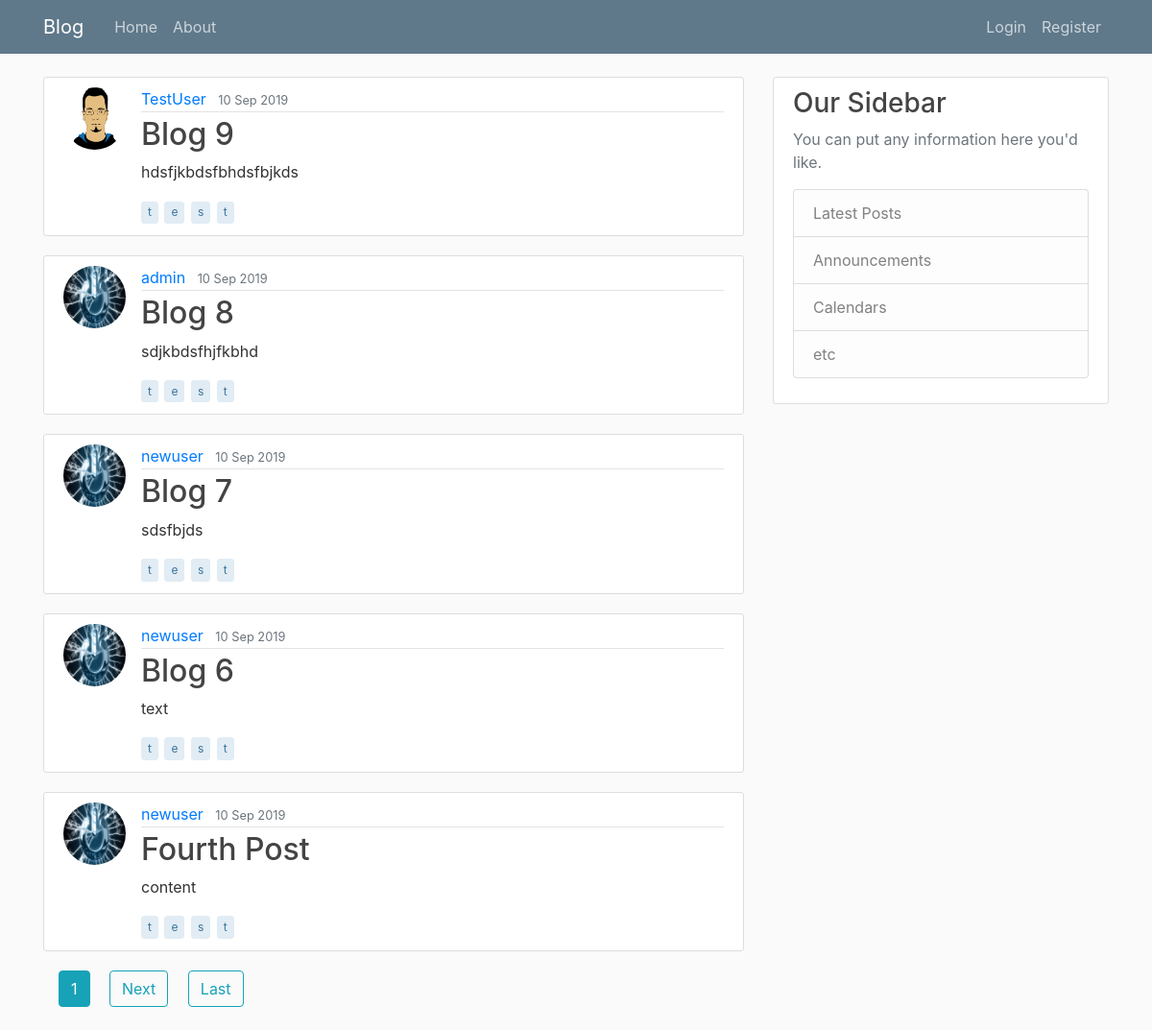
The page /blog/ on the database as committed earlier.
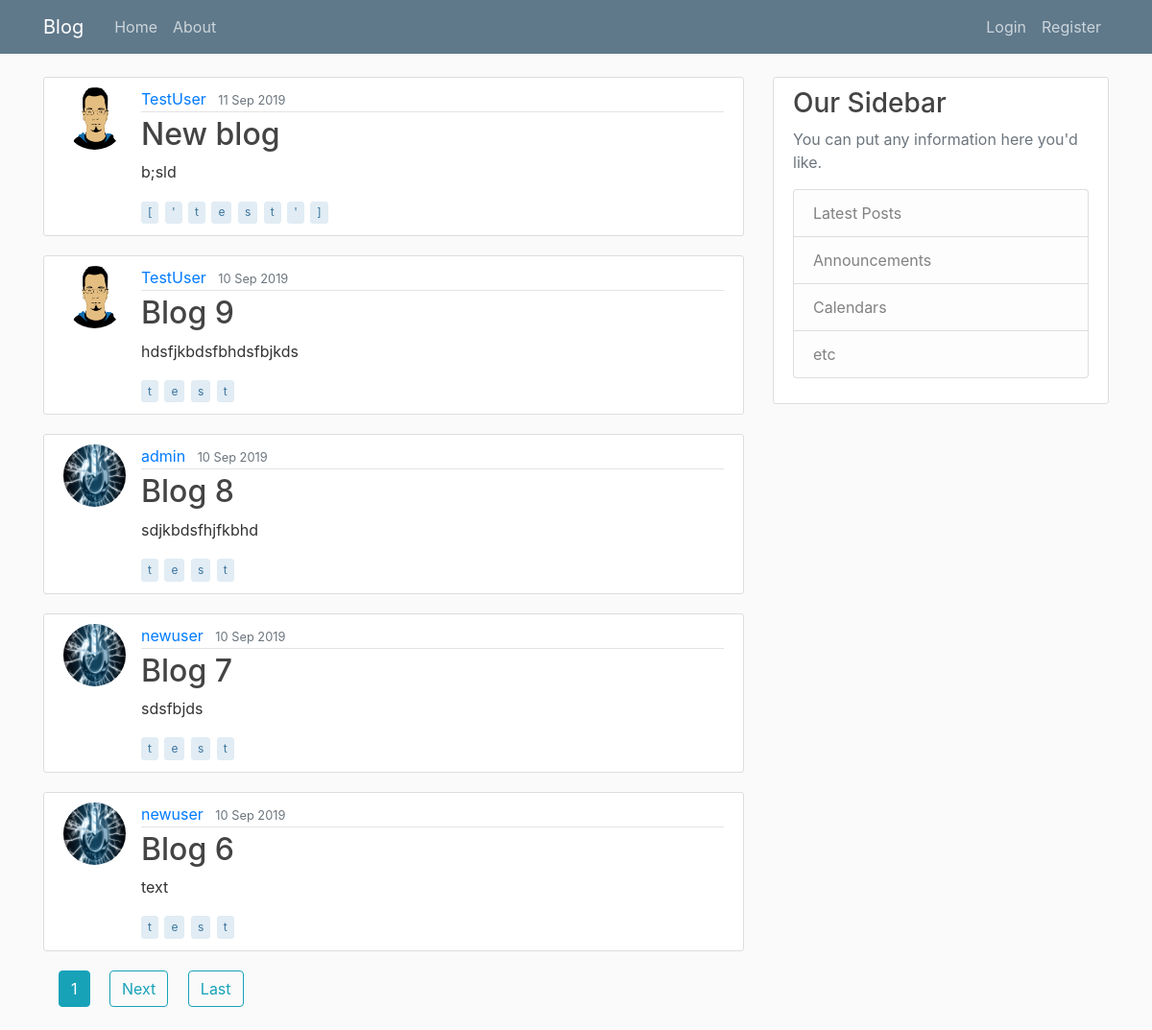
The same page on the database as committed later.
### Blog/models.py (models this page shows, shortened)
class Post(models.Model):
    title = models.CharField(max_length=80, unique=True)
    slug = models.SlugField(default='', max_length=80)
    content = models.TextField()
    tags = models.CharField(max_length=80, blank=True)
    date_posted = models.DateTimeField(default=timezone.now)
    last_updated = models.DateTimeField(auto_now=True)
    author = models.ForeignKey(User, null=True, on_delete=models.SET_NULL)
    publish = models.BooleanField(default=False)

### Users/models.py (models this page shows, shortened)
class Profile(models.Model):
    user = models.OneToOneField(User, on_delete=models.CASCADE)
    bio = models.CharField(null=True, max_length=140, blank=True)
    image = models.ImageField(default='default.jpg', upload_to='profile_pics', blank=True)
    public = models.BooleanField(default=False)
    website = models.CharField(null=True, blank=True, max_length=80)
    location = models.CharField(null=True, max_length=200, blank=True)
    join_date = models.DateTimeField(auto_now_add=True)

### Blog/views.py (the view)
# urls.py: path('', PostListView.as_view(), name='home'),
class PostListView(ListView):
    template_name = 'Blog/home.html'   # <app>/<model>_<viewtype>.html
    context_object_name = 'posts'
    queryset = Post.objects.filter(publish=True)
    ordering = ['-date_posted']
    paginate_by = 5

### Blog/templates/Blog/home.html (shortened to what this page needs)
{% extends "Blog/base.html" %}
{% block content %}
{% for post in posts %}
<article class="media content-section">
    <img class="rounded-circle article-img" src="{{ post.author.profile.image.url }}">
    <div class="media-body">
        <div class="article-metadata">
            <a class="mr-2" href="{% url 'Blog:user-posts' post.author.username %}">{{ post.author }}</a>
            <small class="text-muted">{{ post.date_posted|date:"j M Y" }}</small>
        </div>
        <h2><a class="article-title" href="{% url 'Blog:post-detail' post.slug %}">{{ post.title }}</a></h2>
        <p class="article-content">{{ post.content }}</p>
        {% for tag in post.tags|make_list %}
            <p class="article-tags">{{ tag }}</p>
        {% endfor %}
    </div>
</article>
{% endfor %}
{% if is_paginated %}
    {% for num in page_obj.paginator.page_range %}
        {% if page_obj.number == num %}
        <a class="btn btn-info ml-3 mb-4" href="?page={{num}}">{{num}}</a>
        {% elif num > obj.page_obj.number|add:'-3' and num > obj.page_obj.number|add:'3' %}
            <a class="btn btn-outline-info ml-3 mb-4" href="?page={{num}}">{{num}}</a>
        {% endif %}
    {% endfor %}
    {% if page_obj.has_next %}
        <a class="btn btn-outline-info ml-3 mb-4" href="?page={{ page_obj.next_page_number }}">Next</a>
        <a class="btn btn-outline-info ml-3 mb-4" href="?page={{ page_obj.paginator.num_pages }}">Last</a>
    {% endif %}
{% endif %}
{% endblock content %}

### Blog/templates/Blog/base.html (shortened to what this page needs)
{% load static %}
<!DOCTYPE html>
<html lang="en">
<head>
    <link rel="stylesheet" href="https://maxcdn.bootstrapcdn.com/bootstrap/4.0.0/css/bootstrap.min.css">
    <link rel="stylesheet" href="https://stackpath.bootstrapcdn.com/font-awesome/4.7.0/css/font-awesome.min.css">
    <link rel="stylesheet" type="text/css" href="{% static 'Blog/main.css' %}">
</head>
<header class="site-header">
    <nav class="navbar navbar-expand-md navbar-dark bg-steel fixed-top">
        <div class="container">
            <a class="navbar-brand mr-4" href="{% url 'Blog:home' %}">Blog</a>
            <div class="collapse navbar-collapse" id="navbarToggle">
                <div class="navbar-nav mr-auto">
                    <a class="nav-item nav-link" href="{% url 'Blog:home' %}">Home</a>
                    <a class="nav-item nav-link" href="{% url 'Blog:about' %}">About</a>
                </div>
                <div class="navbar-nav">
                    {% if user.is_authenticated %}
                    <a class="nav-item nav-link" href="{% url 'profile' %}">Profile</a>
                    <a class="nav-item nav-link" href="{% url 'Blog:post-create' %}">New Post</a>
                    <a class="nav-item nav-link" href="{% url 'logout' %}">Log Out</a>
                    {% else %}
                    <a class="nav-item nav-link" href="{% url 'login' %}">Login</a>
                    <a class="nav-item nav-link" href="{% url 'register' %}">Register</a>
                    {% endif %}
                </div>
            </div>
        </div>
    </nav>
</header>
<body>
    <main role="main" class="container">
        <div class="row">
            <div class="col-md-8">
                 {% block content %} {% endblock %}
            </div>
            <div class="col-md-4">
                <div class="content-section">
                    <h3>Our Sidebar</h3>
                    <p class='text-muted'>You can put any information here you'd like.
                        <ul class="list-group">
                            <li class="list-group-item list-group-item-light">Latest Posts</li>
                            <li class="list-group-item list-group-item-light">Announcements</li>
                            <li class="list-group-item list-group-item-light">Calendars</li>
                            <li class="list-group-item list-group-item-light">etc</li>
                        </ul>
                    </p>
                </div>
            </div>
        </div>
    </main>
</body>
</html>

### Blog/static/Blog/main.css (style rules this page uses)
body { background: #fafafa; color: #333333; margin-top: 5rem; }
h1, h2, h3, h4, h5, h6 { color: #444444; }
ul { margin: 0; }
.bg-steel { background-color: #5f788a; }
.site-header .navbar-nav .nav-link { color: #cbd5db; }
.content-section { background: #ffffff; padding: 10px 20px; border: 1px solid #dddddd; border-radius: 3px; margin-bottom: 20px; }
.article-title { color: #444444; }
.article-content { white-space: pre-line; }
.article-img { height: 65px; width: 65px; margin-right: 16px; }
.article-metadata { padding-bottom: 1px; margin-bottom: 4px; border-bottom: 1px solid #e3e3e3 }
.article-tags { display: inline-block; padding: .4em .5em; margin: 2px 2px 2px 0; font-size: 12px; line-height: 1; white-space: nowrap; text-decoration: none; text-align: center; border-width: 1px; border-style: solid; border-radius: 3px; transition: all .15s ease-in-out; color: #39739d; background-color: #E1ECF4; border-color: #E1ECF4; }

Rows that differ between the two databases and show on the page:
no longer on this page (row unchanged): Post: author.profile.image (placeholder picture), author "newuser", date_posted "10 Sep 2019", title "Fourth Post", content "content", tags "t" "e" "s" "t"
added Post: author.profile.image (picture), author "TestUser", date_posted "11 Sep 2019", title "New blog", content "b;sld", tags "[" "'" "t" "e" "s" "t" "'" "]"
